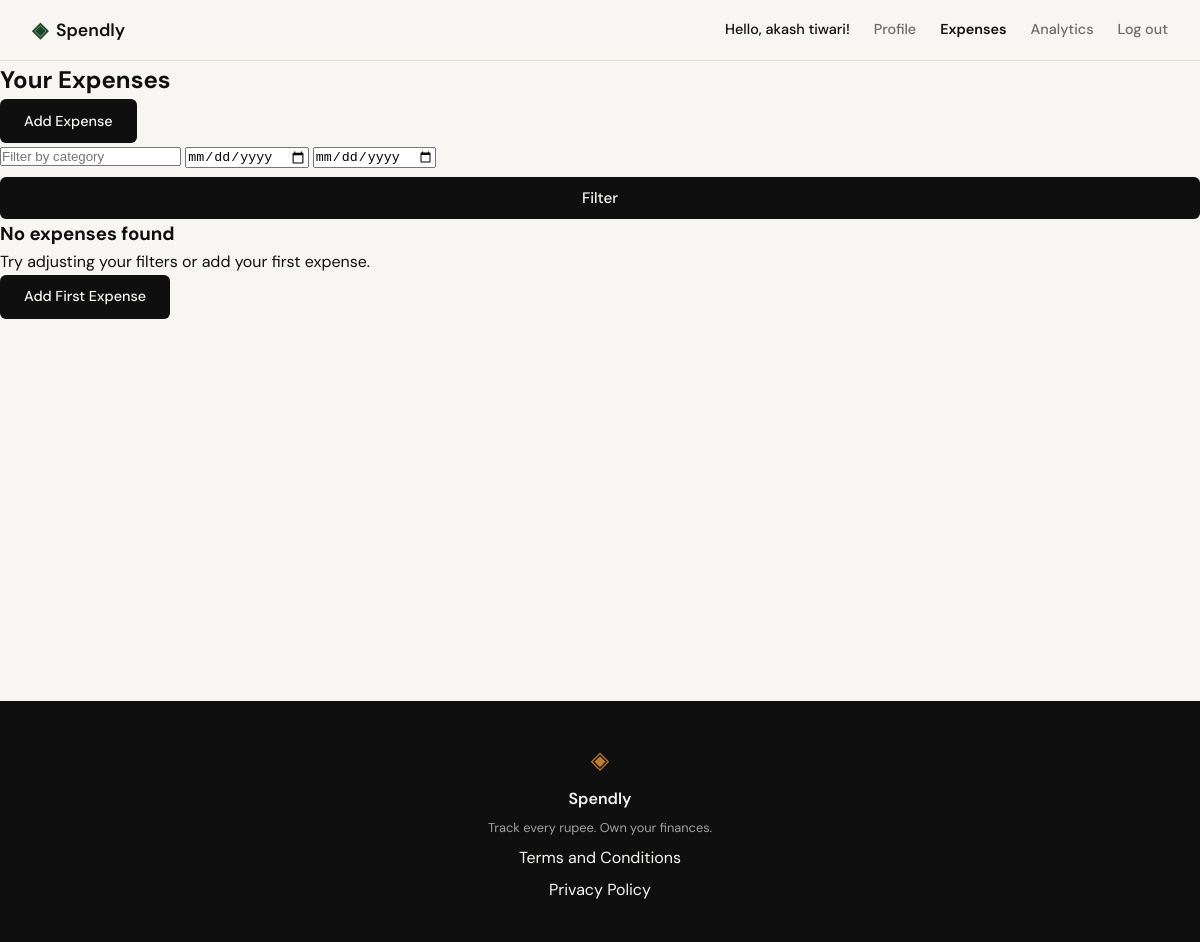
/expenses (signed in), run on an earlier commit of the app's database.
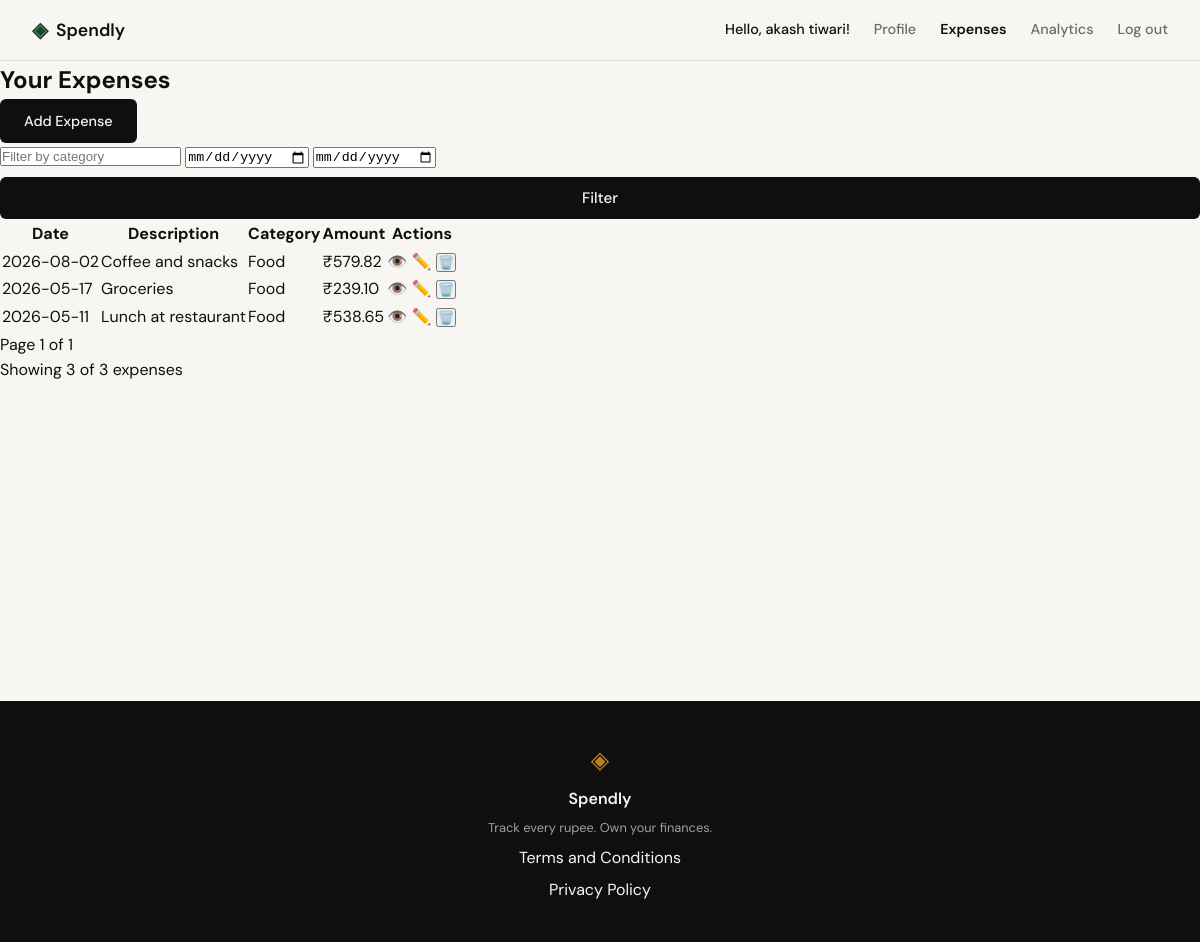
And on a later commit of the database.
### tables this page shows
CREATE TABLE expenses (
            id INTEGER PRIMARY KEY AUTOINCREMENT,
            user_id INTEGER NOT NULL,
            amount REAL NOT NULL,
            category TEXT NOT NULL,
            date TEXT NOT NULL,
            description TEXT,
            created_at TEXT DEFAULT CURRENT_TIMESTAMP,
            FOREIGN KEY (user_id) REFERENCES users (id) ON DELETE CASCADE
        );

### app.py (the view)
@app.route("/expenses")
@login_required
def expenses_index():
    category = request.args.get('category', '')
    start_date = request.args.get('start_date', '')
    end_date = request.args.get('end_date', '')
    page = int(request.args.get('page', 1))
    per_page = int(request.args.get('per_page', 10))
    offset = (page - 1) * per_page
    expenses = get_expenses_by_user(
        session['user_id'],
        limit=per_page,
        offset=offset,
        category=category if category else None,
        start_date=start_date if start_date else None,
        end_date=end_date if end_date else None
    )
    all_expenses = get_expenses_by_user(
        session['user_id'],
        category=category if category else None,
        start_date=start_date if start_date else None,
        end_date=end_date if end_date else None
    )
    total_count = len(all_expenses)
    total_pages = (total_count + per_page - 1) // per_page  # Ceiling division
    return render_template("expenses/index.html",
                         expenses=expenses,
                         current_page=page,
                         total_pages=total_pages,
                         total_count=total_count,
                         per_page=per_page,
                         category=category,
                         start_date=start_date,
                         end_date=end_date)

### app.py (called while the page is built)
def is_authenticated():
    return 'user_id' in session

def login_required(f):
    from functools import wraps
    @wraps(f)
    def decorated_function(*args, **kwargs):
        if not is_authenticated():
            flash('Please log in to access this page.', 'warning')
            return redirect(url_for('login'))
        return f(*args, **kwargs)
    return decorated_function

### database/db.py (called while the page is built)
def get_db():
    db = getattr(g, '_database', None)
    if db is None:
        database_path = current_app.config.get('DATABASE', DATABASE)
        db = g._database = sqlite3.connect(database_path)
        db.row_factory = sqlite3.Row
        db.execute("PRAGMA foreign_keys = ON")
    return db

def get_expenses_by_user(user_id, limit=None, offset=None, category=None, start_date=None, end_date=None):
    db = get_db()
    cursor = db.cursor()
    query = '''
        SELECT id, amount, category, date, description, created_at
        FROM expenses
        WHERE user_id = ?
    '''
    params = [user_id]
    if category:
        query += ' AND category = ?'
        params.append(category)
    if start_date:
        query += ' AND date >= ?'
        params.append(start_date)
    if end_date:
        query += ' AND date <= ?'
        params.append(end_date)
    query += ' ORDER BY date DESC, created_at DESC'
    if limit is not None:
        query += ' LIMIT ?'
        params.append(limit)
        if offset is not None:
            query += ' OFFSET ?'
            params.append(offset)
    cursor.execute(query, params)
    return cursor.fetchall()

### templates/expenses/index.html (shortened to what this page needs)
{% extends "base.html" %}
{% block content %}
<section class="expenses-section">
    <div class="expenses-header">
        <h1 class="expenses-title">Your Expenses</h1>
        <div class="expenses-actions">
            <a href="{{ url_for('add_expense') }}" class="btn-primary">Add Expense</a>
            <form method="GET" action="{{ url_for('expenses_index') }}" class="expenses-filter">
                <input type="text" name="category" placeholder="Filter by category" value="{{ category or '' }}">
                <input type="date" name="start_date" value="{{ start_date or '' }}">
                <input type="date" name="end_date" value="{{ end_date or '' }}">
                <button type="submit" class="btn-submit">Filter</button>
            </form>
        </div>
    </div>
    {% if expenses %}
    <div class="expenses-table-container">
        <table class="expenses-table">
            <thead>
                <tr>
                    <th>Date</th>
                    <th>Description</th>
                    <th>Category</th>
                    <th>Amount</th>
                    <th>Actions</th>
                </tr>
            </thead>
            <tbody>
                {% for expense in expenses %}
                <tr class="expense-row">
                    <td>{{ expense.date }}</td>
                    <td>{{ expense.description or 'No description' }}</td>
                    <td>
                        <span class="category-tag category-{{ expense.category|lower|replace(' ', '-') }}">
                            {{ expense.category }}
                        </span>
                    </td>
                    <td>₹{{ "%.2f"|format(expense.amount) }}</td>
                    <td class="expense-actions">
                        <a href="{{ url_for('expense_detail', id=expense.id) }}" class="btn-icon" title="View Details">
                            <span class="icon">👁️</span>
                        </a>
                        <a href="{{ url_for('edit_expense', id=expense.id) }}" class="btn-icon" title="Edit">
                            <span class="icon">✏️</span>
                        </a>
                        <form method="POST" action="{{ url_for('delete_expense', id=expense.id) }}"
                              onsubmit="return confirm('Are you sure you want to delete this expense?');"
                              style="display: inline;">
                            <button type="submit" class="btn-icon" title="Delete">
                                <span class="icon">🗑️</span>
                            </button>
                        </form>
                    </td>
                </tr>
                {% endfor %}
            </tbody>
        </table>
    </div>
    <div class="expenses-pagination">
        <span>Page {{ current_page }} of {{ total_pages }}</span>
    </div>
    <div class="expenses-summary">
        <p>Showing {{ expenses|length }} of {{ total_count }} expenses</p>
    </div>
    {% else %}
    <div class="empty-state">
        <h3>No expenses found</h3>
        <p>Try adjusting your filters or add your first expense.</p>
        <a href="{{ url_for('add_expense') }}" class="btn-primary">Add First Expense</a>
    </div>
    {% endif %}
</section>
{% endblock %}

### templates/base.html (shortened to what this page needs)
<!DOCTYPE html>
<html lang="en">
<head>
    <link rel="stylesheet" href="{{ url_for('static', filename='css/style.css') }}">
</head>
<body>
    <nav class="navbar">
        <div class="nav-inner">
            <a href="{{ url_for('landing') }}" class="nav-brand">
                <span class="brand-icon">◈</span>
                <span class="brand-name">Spendly</span>
            </a>
            <div class="nav-links">
                {% if session.user_id %}
                  <span class="nav-user">Hello, {{ session.user_name }}!</span>
                  <a href="{{ url_for('profile') }}" class="{% if request.endpoint == 'profile' %}active{% endif %}">Profile</a>
                  <a href="{{ url_for('expenses_index') }}" class="{% if request.endpoint == 'expenses_index' %}active{% endif %}">Expenses</a>
                  <a href="{{ url_for('analytics') }}" class="{% if request.endpoint == 'analytics' %}active{% endif %}">Analytics</a>
                  <a href="{{ url_for('logout') }}">Log out</a>
                {% else %}
                  <a href="{{ url_for('login') }}">Sign in</a>
                  <a href="{{ url_for('register') }}" class="nav-cta">Get started</a>
                {% endif %}
            </div>
        </div>
    </nav>
    <main class="main-content">
        {% block content %}{% endblock %}
    </main>
    <footer class="footer">
        <div class="footer-inner">
            <span class="brand-icon">◈</span>
            <span class="footer-name">Spendly</span>
            <p class="footer-copy">Track every rupee. Own your finances.</p>
            <a href="/terms">Terms and Conditions</a>
            <a href="/privacy">Privacy Policy</a>
        </div>
    </footer>
</body>
</html>

### static/css/style.css (style rules this page uses)
:root { --ink: #0f0f0f; --ink-soft: #2d2d2d; --ink-muted: #6b6b6b; --ink-faint: #a0a0a0; --paper: #f7f6f3; --paper-warm: #f0ede6; --paper-card: #ffffff; --accent: #1a472a; --accent-light: #e8f0eb; --accent-2: #c17f24; --accent-2-light: #fdf3e3; --danger: #c0392b; --danger-light: #fdecea; --border: #e4e1da; --border-soft: #eeebe4; --font-display: 'DM Serif Display', Georgia, serif; --font-body: 'DM Sans', system-ui, sans-serif; --max-width: 1200px; --auth-width: 440px; --radius-sm: 6px; --radius-md: 12px; --radius-lg: 20px; }
*, *::before, *::after { box-sizing: border-box; margin: 0; padding: 0; }
html { font-size: 16px; scroll-behavior: smooth; }
body { background: var(--paper); color: var(--ink); font-family: var(--font-body); font-size: 1rem; line-height: 1.6; -webkit-font-smoothing: antialiased; }
a { color: inherit; text-decoration: none; }
.navbar { position: sticky; top: 0; z-index: 100; background: var(--paper); border-bottom: 1px solid var(--border); padding: 0 2rem; }
.nav-inner { max-width: var(--max-width); margin: 0 auto; height: 60px; display: flex; align-items: center; justify-content: space-between; }
.nav-brand { display: flex; align-items: center; gap: 0.5rem; font-family: var(--font-body); font-weight: 600; font-size: 1.1rem; color: var(--ink); }
.brand-icon { color: var(--accent); font-size: 1.3rem; }
.brand-name { color: var(--ink); }
.nav-links { display: flex; align-items: center; gap: 1.5rem; font-size: 0.9rem; font-weight: 500; }
.nav-links a { color: var(--ink-muted); transition: color 0.2s; }
.nav-links a.active { color: var(--ink); font-weight: 600; }
.main-content { min-height: calc(100vh - 60px - 100px); }
.btn-primary { display: inline-block; background: var(--ink); color: var(--paper); padding: 0.65rem 1.5rem; border-radius: var(--radius-sm); font-family: var(--font-body); font-size: 0.9rem; font-weight: 500; cursor: pointer; border: none; transition: background 0.2s; text-decoration: none; }
.btn-submit { width: 100%; padding: 0.7rem; background: var(--ink); color: var(--paper); border: none; border-radius: var(--radius-sm); font-family: var(--font-body); font-size: 0.95rem; font-weight: 500; cursor: pointer; transition: background 0.2s; margin-top: 0.5rem; }
.footer { background: var(--ink); color: var(--paper); padding: 2.5rem 2rem; text-align: center; }
.footer-inner { display: flex; flex-direction: column; align-items: center; gap: 0.4rem; }
.footer .brand-icon { color: var(--accent-2); font-size: 1.5rem; }
.footer-name { font-weight: 600; font-size: 1rem; }
.footer-copy { font-size: 0.8rem; color: var(--ink-faint); }

What changed in the data, as far as the page shows it:
added expenses: date "2026-08-02", description "Coffee and snacks", category "Food", amount "579.82"
added expenses: date "2026-05-17", description "Groceries", category "Food", amount "239.10"
added expenses: date "2026-05-11", description "Lunch at restaurant", category "Food", amount "538.65"
Also different on the page:
{{ current_page }}: (not shown) → "1"
{{ total_pages }}: (not shown) → "1"
{{ expenses|length }}: (not shown) → "3"
{{ total_count }}: (not shown) → "3"
text no longer shown: "No expenses found Try adjusting your filters or add your first expense. Add First Expense"
text now shown: "Date Description Category Amount Actions Page of Showing of expenses"
